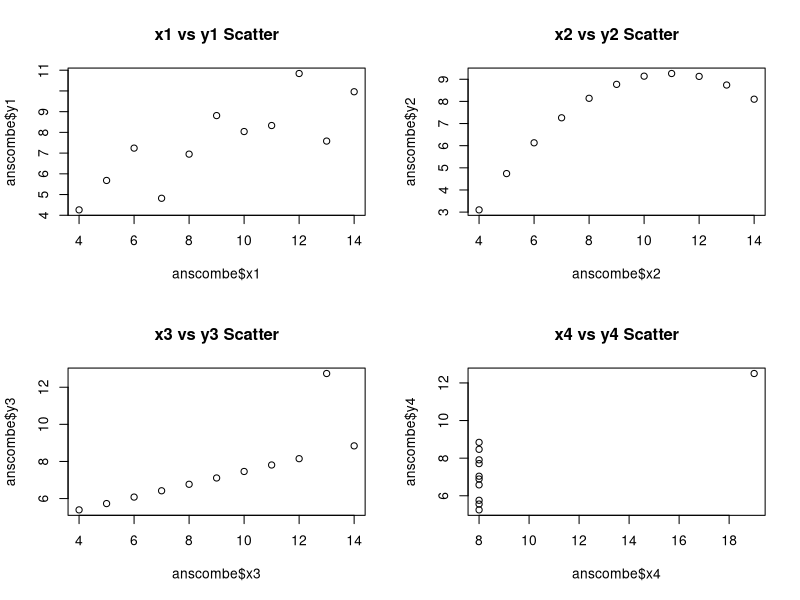
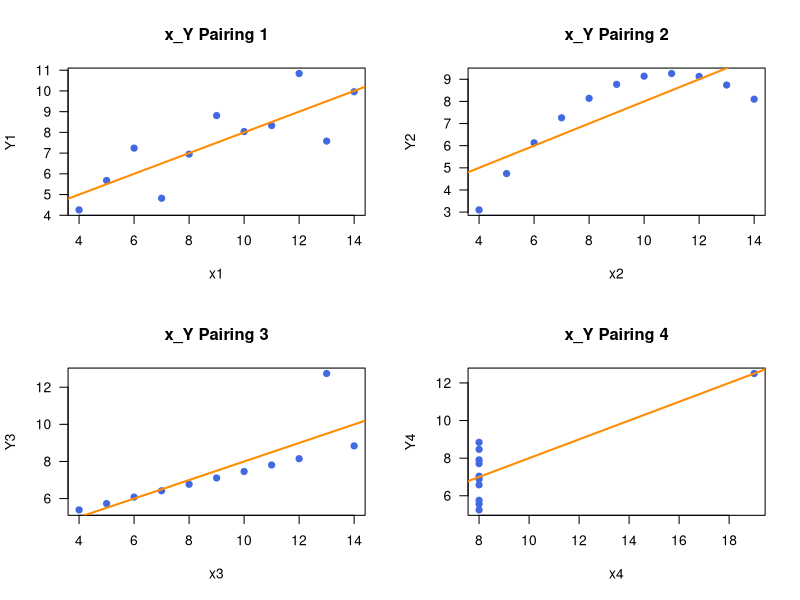

Write R code to recreate these figures, in order.
## ---- chunk 1
knitr::opts_chunk$set(echo = TRUE)
## ---- chunk 2
# Load the built-in dataset
data(anscombe)

head(anscombe)
## ---- chunk 3
par(mfrow = c(2, 2))
plot(anscombe$x1, anscombe$y1, main = "x1 vs y1 Scatter")
plot(anscombe$x2, anscombe$y2, main = "x2 vs y2 Scatter")
plot(anscombe$x3, anscombe$y3, main = "x3 vs y3 Scatter")
plot(anscombe$x4, anscombe$y4, main = "x4 vs y4 Scatter")
par(mfrow = c(1, 1))
## ---- chunk 4
sapply(anscombe, function(x) c(Mean = mean(x), Std_Dev = sd(x)))
## ---- chunk 5
beta_0s <- c()
beta_1s <- c()

par(mfrow = c(2, 2))

# Loop through each of the four covariate-response pairs
for (i in 1:4) {
  # Find each of the variables by string-matching based on the index i
  x <- anscombe[[paste0("x", i)]]
  y <- anscombe[[paste0("y", i)]]
  
  b1 <- sum((x - mean(x)) * (y - mean(y))) / sum((x - mean(x))^2)
  b0 <- mean(y) - b1 * mean(x)
  beta_0s <- c(beta_0s, b0)
  beta_1s <- c(beta_1s, b1)
  
  plot(x, y, 
       main = paste("x_Y Pairing", i), 
       xlab = paste0("x", i), 
       ylab = paste0("Y", i),
       pch = 19, col = "royalblue", las = 1)
  
  # Fitted regression line based off calculated coefficients
  abline(a = b0, b = b1, col = "darkorange", lwd = 2)
}

par(mfrow = c(1, 1))
## ---- chunk 6
print(data.frame(x_Y_Pairing = 1:4, Intercept_b0 = beta_0s, Slope_b1 = beta_1s))
